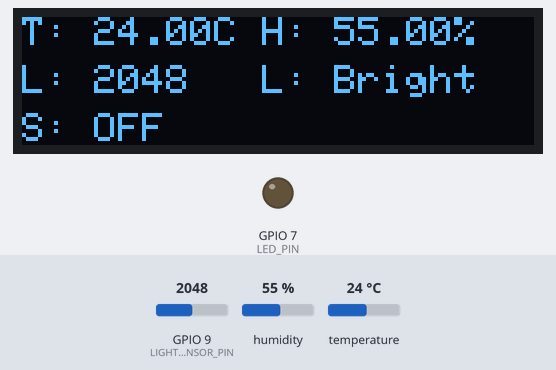
Recording of a sketch running on a simulated ESP32-S3. Parts: 128×32 one-colour display, output pins drawn as LEDs (lit = HIGH). The inputs (shaded band) are chosen by the test bench; at power-on: humidity 55 %, GPIO 9 (LIGHT_SENSOR_PIN) = 2048, temperature 24 °C. WiFi joins after 1.5 s; servers stay silent unless stated; no MQTT or app messages arrive unless stated; what the sketch prints to the serial monitor is not drawn.

Above: at 5.6 s.
5.7 s: humidity set to 22 %
At 10.9 s:
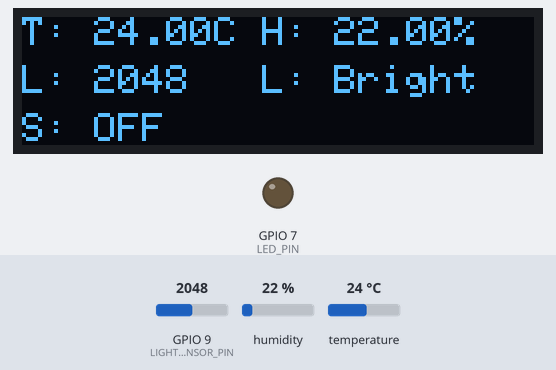
11.5 s: GPIO 9 (LIGHT_SENSOR_PIN) set to 1033
At 15.9 s:
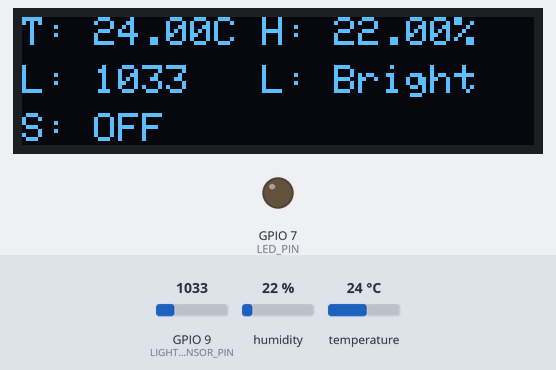
16.5 s: GPIO 9 (LIGHT_SENSOR_PIN) set to 971
At 21.0 s:
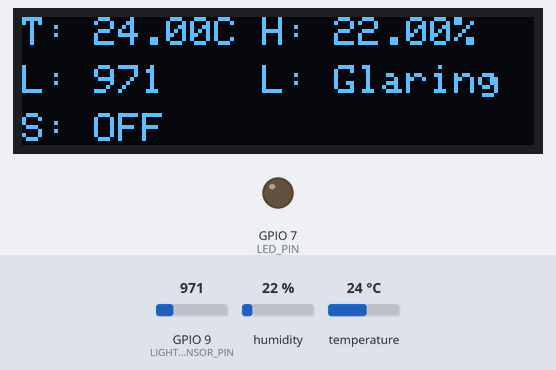
21.5 s: GPIO 9 (LIGHT_SENSOR_PIN) set to 4040
At 26.0 s:
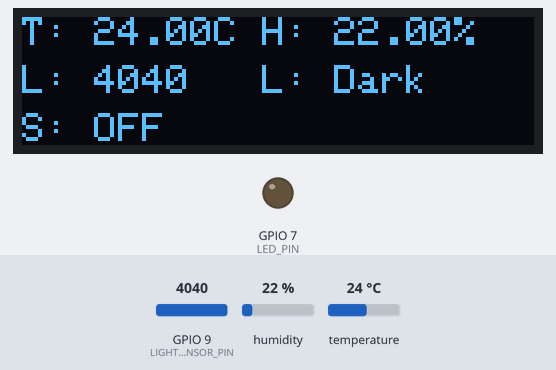
26.5 s: temperature set to 12 °C
At 31.1 s:
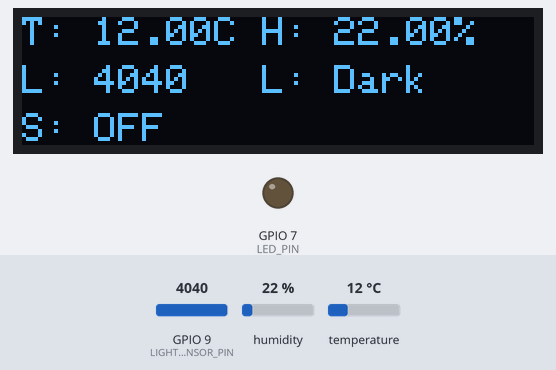
31.5 s: humidity set to 40 %
At 36.1 s:
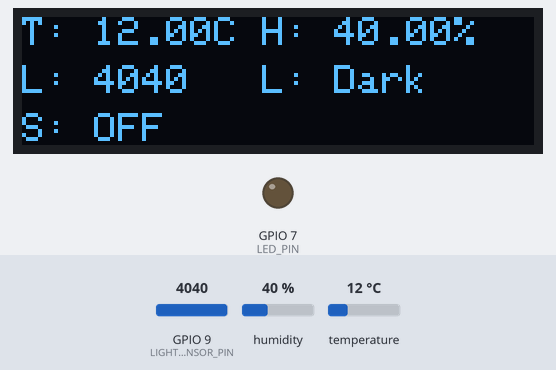
Timing chart, 0 to 37.5 s (numbered marks = the images above; inputs shaded):
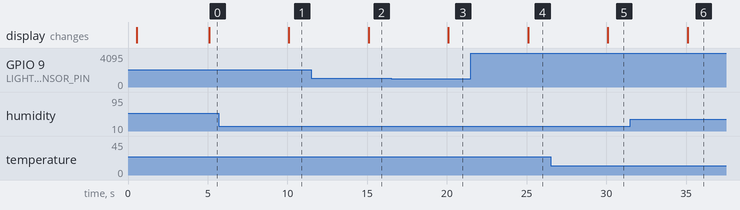

The sketch:

T_H_con_cloud_platform.ino
```cpp
#include <DHT.h>
#include <Wire.h>
#include <WiFi.h>
#include <ArduinoJson.h>
#include <PubSubClient.h>
#include <Adafruit_GFX.h>
#include <Adafruit_SSD1306.h>

//LED灯模块配置
#define LED_PIN 7  // 定义LED引脚

//温湿度模块配置
#define DHTPIN 8           // 定义温湿度传感器引脚
#define DHTTYPE DHT11      // 指定温湿度传感器为DHT11类型
DHT dht(DHTPIN, DHTTYPE);  // 初始化DHT11传感器对象

//光敏模块配置
#define LIGHT_SENSOR_PIN 9     // 光敏模块信号引脚连接至9引脚
#define DARK_THRESHOLD 4000    // 弱光阈值（根据实际调整）
#define BRIGHT_THRESHOLD 1000  // 强光阈值（根据实际调整）

//OLED配置
#define SCREEN_WIDTH 128       // OLED显示宽度
#define SCREEN_HEIGHT 32       // OLED显示高度
#define OLED_RESET -1          // 重置引脚（-1表示共享Arduino复位引脚）
Adafruit_SSD1306 display(SCREEN_WIDTH, SCREEN_HEIGHT, &Wire, OLED_RESET);

//WiFi配置
const char* ssid = "luoyi";         //WiFi账号
const char* password = "88888888";  //WiFi密码

//阿里云IoT三元组配置
#define PRODUCT_KEY "gmsc1t6K6WG"   //产品密钥
#define DEVICE_NAME "Seeed"         //设备名称
#define DEVICE_SECRET "4d917a37aa5e933a96bb8275c6589e20"  //设备密钥

//MQTT配置
const char* mqttServer = "iot-06z00fvge4b2wv4.mqtt.iothub.aliyuncs.com";                            //MQTT服务器
const int mqttPort = 1883;                                                                          //端口号
String clientId = "gmsc1t6K6WG.Seeed|securemode=2,signmethod=hmacsha256,timestamp=1746431333269|";  //客户端ID
String username = "Seeed&gmsc1t6K6WG";                                                              //用户名
String passwordStr = "7d2f5f9a8b5efb807f27be798545ae2314bb732120a1a0ca4c1ff6bf28b373c5";            //密钥

WiFiClient espClient;             //使用普通WiFiClient
PubSubClient client(espClient);   //client对象用于连接MQTT服务器并发布/订阅消息

void setup() {
  Serial.begin(9600); //初始化串口通信

  dht.begin();                      //启动温湿度传感器
  delay(500);                       //延迟等待温湿度传感器稳定

  pinMode(LED_PIN, OUTPUT);         //将LED灯引脚设置为输出模式
  digitalWrite(LED_PIN, LOW);       //给LED引脚输出低电平（默认LED灯为关闭状态）

  pinMode(LIGHT_SENSOR_PIN, INPUT); //设置光敏模块引脚为输入模式

  if(!display.begin(SSD1306_SWITCHCAPVCC, 0x3C)) {
    Serial.println(F("SSD1306分配失败"));
    for(;;);  //死循环，阻止程序继续执行
  }

  display.clearDisplay();               //清空屏幕缓冲区
  display.setTextColor(SSD1306_WHITE);  //白色文本
  display.setTextSize(0.5);               //切换到大字体
  display.setCursor(30,12);             //调整位置
  display.println("Seeed Studio");      //输出字符
  display.display();                    //将缓冲区内容输出到屏幕
  delay(2000);

  connectWiFi();                        //执行WiFi连接函数
  connectAliyunMQTT();                  //执行MQTT连接函数
}

void loop() {
  //检查MQTT客户端连接状态
  if (!client.connected()) {   //如果检测到客户端未连接
    nonBlockingReconnect();    //执行重连操作
  }
  client.loop();               //必须保持client循环执行

  display.clearDisplay();                        //清空屏幕缓冲区

  int rawValue = analogRead(LIGHT_SENSOR_PIN);   //读取模拟值（0-1023）
  float voltage = rawValue * (5.0 / 1023.0);     //计算电压值（0-5V）

  //设备数据定时上报逻辑（5秒一次）
  static unsigned long lastMsg = 0;     //静态变量，记录上次发送时间（保持状态持久化）
  if (millis() - lastMsg > 5000) {      //时间差检测（非阻塞式延迟）
    lastMsg = millis();                 //更新时间戳，重置计时器
    publishSensorData();                //执行传感器数据发布函数（需实现具体逻辑）
  }
}

//WiFi连接函数
void connectWiFi() {
  Serial.print("Connecting to WiFi");          //启动连接提示
  WiFi.begin(ssid, password);                  //初始化WiFi连接
  //阻塞式连接等待循环
  while (WiFi.status() != WL_CONNECTED) {      //检测连接状态
    delay(500);                                //延时避免快速轮询（500ms检测间隔）
    Serial.print(".");                         //连接进度指示
  }
  Serial.println("\nConnection successful!");  //连接成功提示
}

//MQTT连接函数
void connectAliyunMQTT() {
  client.setServer(mqttServer, mqttPort);      //设置MQTT服务器地址和端口
  client.setCallback(callback);                //绑定消息到达时的回调函数
}

//接收消息回调函数
void callback(char* topic, byte* payload, unsigned int length) {
  Serial.print("Message received: ");

  //原始字节流转换为字符串（简易实现）
  String message;
  for (int i = 0; i < length; i++) {
    message += (char)payload[i];      //逐个字节拼接字符串
  }
  Serial.println(message);            //显示接收消息回调的数据
  //检查开关指令
  if (message.indexOf("\"LightSwitch\":1") != -1) {
    digitalWrite(LED_PIN, HIGH);   //判断指令为1则执行开灯指令
    Serial.println("Successfully opened!");
  }
  else if (message.indexOf("\"LightSwitch\":0") != -1) {
    digitalWrite(LED_PIN, LOW);    //判断指令为0则执行关灯指令
    Serial.println("Close successfully!");
  }
}

//MQTT重连服务函数
unsigned long lastReconnectAttempt = 0;

void nonBlockingReconnect() {
  if (!client.connected() && millis() - lastReconnectAttempt > 5000) {
    lastReconnectAttempt = millis();
    if (connectWithRetry()) {
      lastReconnectAttempt = 0;  //连接成功后执行初始化操作
    }
  }
}
bool connectWithRetry() {
  uint8_t retries = 3;
  while (retries--) {
    if (client.connect(clientId.c_str(), username.c_str(), passwordStr.c_str())) {
      return true;
    }
    delay(1000 * (3 - retries));   //指数退避延迟
  }
  return false;
}

void publishSensorData() {
  // 读取温湿度传感器数据
  float Humidity = dht.readHumidity();                                   //读取湿度（%）
  float Temperature = dht.readTemperature();                             //读取温度（摄氏度）
  int heatIndex = dht.computeHeatIndex(Temperature, Humidity, false);  //计算体感温度（热指数）


  //读取光敏模块数据
  int rawValue = analogRead(LIGHT_SENSOR_PIN);                           //读取光敏模块模拟值（0-1023）

  //显示文本
  display.setTextSize(1);
  display.setCursor(0,0);
  display.print("T: ");
  display.print(Temperature);      //显示温度
  display.println("C");

  display.setTextSize(1);
  display.setCursor(60,0);
  display.print("H: ");
  display.print(Humidity);         //显示湿度
  display.println("%");

  display.setTextSize(1);
  display.setCursor(0,12);
  display.print("L: ");
  display.print(rawValue);         //显示光敏模块模拟值

  display.setTextSize(1);
  display.setCursor(60,12);
  display.print("L: ");
  //光照等级判断
  String lightLevel;
  if (rawValue > DARK_THRESHOLD) { //显示光照等级
    lightLevel = "黑暗";
    display.print("Dark");
  } else if (rawValue < BRIGHT_THRESHOLD) {
    lightLevel = "强光";
    display.print("Glaring");
  } else {
    lightLevel = "明亮";
    display.print("Bright");
  }

  display.setTextSize(1);
  display.setCursor(0,24);
  display.print("S: ");
  if(digitalRead(LED_PIN)==1){   //显示开关状态
    display.print("ON");
  }else{
    display.print("OFF");
  }

  display.display();             //刷新物理显示
  delay(500);                    //显示保持时间

  //数据包装
  DynamicJsonDocument doc(1024);                         //动态JSON文档
  doc["id"] = millis();                                  //消息ID
  doc["version"] = "1.0";                                //协议版本
  JsonObject params = doc.createNestedObject("params");  //阿里云物模型规范

  params["CurrentHumidity"] = Humidity;                  //湿度
  params["CurrentTemperature"] = Temperature;            //温度
  params["CurrentheatIndex"] = heatIndex;                //体感温度
  params["CurrentrawValue"] = rawValue;                  //光照模拟量
  params["CurrentlightLevel"] = lightLevel;              //光照等级
  params["LightSwitch"] = digitalRead(LED_PIN);          //LED灯开光状态

  //数据序列化与发布
  char jsonBuffer[1024];                                 //JSON字符缓冲区
  serializeJson(doc, jsonBuffer);                        //序列化操作

  //阿里云标准主题格式：/sys/${productKey}/${deviceName}/thing/event/property/post
  String topic = "/sys/gmsc1t6K6WG/Seeed/thing/event/property/post";
  client.publish(topic.c_str(), jsonBuffer);             //MQTT发布
  Serial.println("Data published");                      //调试输出
}
```

Measured:
- the behaviour switches between 1000 and 999 on GPIO 9 (LIGHT_SENSOR_PIN) (found by bisection; images 2 and 3)
- after the input at 5.7 s, the display: changes after 4.4 s (image 1)
- after the input at 11.5 s, the display: changes after 3.6 s (image 2)
- after the input at 16.5 s, the display: changes after 3.6 s (image 3)
- after the input at 21.5 s, the display: changes after 3.6 s (image 4)
- after the input at 26.5 s, the display: changes after 3.6 s (image 5)
- after the input at 31.5 s, the display: changes after 3.6 s (image 6)
